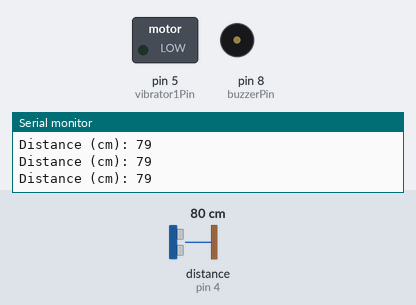
The sketch below on a simulated Arduino Uno, built with avr-gcc and run on an emulated ATmega328P. On the bench: switched loads named in the sketch (green lamp = pin HIGH), buzzer (waves = sounding), the last lines printed to the serial monitor. Wiring (inferred from the names in the program): ultrasonic range finder: trigger pin 6; echo pin 4. The inputs (shaded band) are chosen by the test bench; at power-on: distance to the obstacle (sensor on pin 4) 80 cm. The echo pulse lasts 58.3 µs per cm; pins used as bus, display or sensor lines are not drawn.

Above: at 1.11 s.
1.3 s: distance to the obstacle (sensor on pin 4) set to 63 cm
4.3 s: distance to the obstacle (sensor on pin 4) set to 56 cm
7.3 s: distance to the obstacle (sensor on pin 4) set to 22 cm
At 7.9 s:
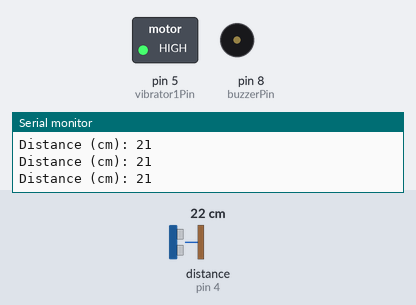
10.3 s: distance to the obstacle (sensor on pin 4) set to 18 cm
At 11.2 s:
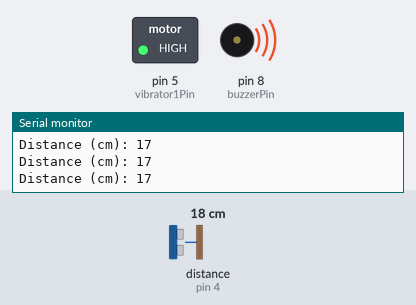
11.8 s: distance to the obstacle (sensor on pin 4) set to 250 cm
At 12.3 s:
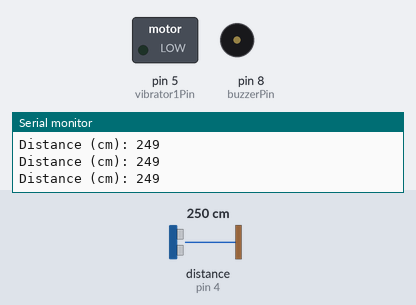
13.4 s: distance to the obstacle (sensor on pin 4) set to 154 cm
14.9 s: distance to the obstacle (sensor on pin 4) set to 148 cm
At 15.28 s:
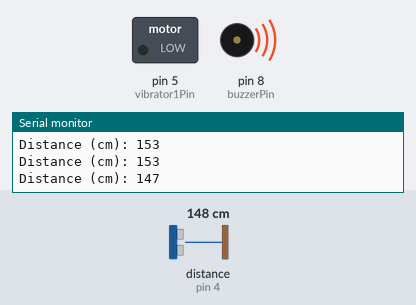
Timing chart, 0 to 18.9 s (numbered marks = the images above; inputs shaded):
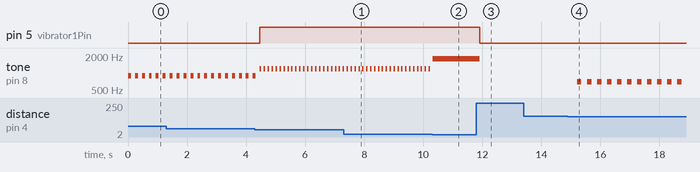

Measured:
- the behaviour switches between 21 and 20 cm on distance to the obstacle (sensor on pin 4) (found by bisection; images 1 and 2)
- the behaviour switches between 151 and 150 cm on distance to the obstacle (sensor on pin 4) (found by bisection; images 3 and 4)
- after the input at 4.3 s, pin 5 (vibrator1Pin): LOW → HIGH after 0.17 s; tone on pin 8 (buzzerPin): alternates 1200 Hz for 0.05 s and silent for 0.08 s, starting after 0.17 s
- after the input at 11.8 s, pin 5 (vibrator1Pin): HIGH → LOW after 0.11 s; tone on pin 8 (buzzerPin): 1800 Hz → silent after 0.11 s
- after the input at 14.9 s, tone on pin 8 (buzzerPin): alternates 700 Hz for 0.15 s and silent for 0.19 s, starting after 0.31 s
- by itself, tone on pin 8 (buzzerPin): alternates 900 Hz for 0.10 s and silent for 0.13 s

The sketch:

Obstacle_Detection_System_for_the_Visually_Impaired.ino
```cpp
#define trigPin 6
#define echoPin 4
#define buzzerPin 8
#define vibrator1Pin 5

#include <SoftwareSerial.h>

SoftwareSerial EchoGuardian(10,12);

long duration;
int distance;

// Variables for timing
unsigned long under20StartTime = 0;
bool under20TimerRunning = false;
const unsigned long alertDuration = 10000; // 10 seconds in milliseconds

void setup() {
  pinMode(trigPin, OUTPUT);
  pinMode(echoPin, INPUT);
  pinMode(buzzerPin, OUTPUT);
  pinMode(vibrator1Pin, OUTPUT);

  Serial.begin(9600);
  EchoGuardian.begin(9600);
}

void loop() {
  // Trigger the ultrasonic sensor
  digitalWrite(trigPin, LOW);
  delayMicroseconds(2);
  digitalWrite(trigPin, HIGH);
  delayMicroseconds(10);
  digitalWrite(trigPin, LOW);

  duration = pulseIn(echoPin, HIGH);
  distance = duration * 0.0343 / 2;

  Serial.print("Distance (cm): ");
  Serial.println(distance);

  // Vibration and Buzzer Alerts
  if (distance < 20) {
    digitalWrite(vibrator1Pin, HIGH);
    tone(buzzerPin, 1800);
    delay(100);
  }
  else if (distance < 60) {
    digitalWrite(vibrator1Pin, HIGH);
    tone(buzzerPin, 1200);
    delay(50);
    noTone(buzzerPin);
    delay(50);
  }
  else if (distance < 100) {
    digitalWrite(vibrator1Pin, LOW);
    tone(buzzerPin, 900);
    delay(100);
    noTone(buzzerPin);
    delay(100);
  }
  else if (distance < 150) {
    digitalWrite(vibrator1Pin, LOW);
    tone(buzzerPin, 700);
    delay(150);
    noTone(buzzerPin);
    delay(150);
  }
  else if (distance < 200) {
    digitalWrite(vibrator1Pin, LOW);
    delay(200);
    noTone(buzzerPin);
    delay(200);
  }
  else {
    digitalWrite(vibrator1Pin, LOW);
    noTone(buzzerPin);
  }

  // Bluetooth Message Logic
  if (distance < 20) {
    if (!under20TimerRunning) {
      under20StartTime = millis();    // Start timing
      under20TimerRunning = true;
    }
    else {
      if (millis() - under20StartTime >= alertDuration) {
        EchoGuardian.println("WARNING: Object under 20cm for 10 seconds!");
        Serial.println("Message Sent via Bluetooth!");
        under20TimerRunning = false; // Reset timer after sending
      }
    }
  }
  else {
    under20TimerRunning = false; // Reset if distance becomes safe
  }

  delay(30); // Small delay for smoother loop
}
```
